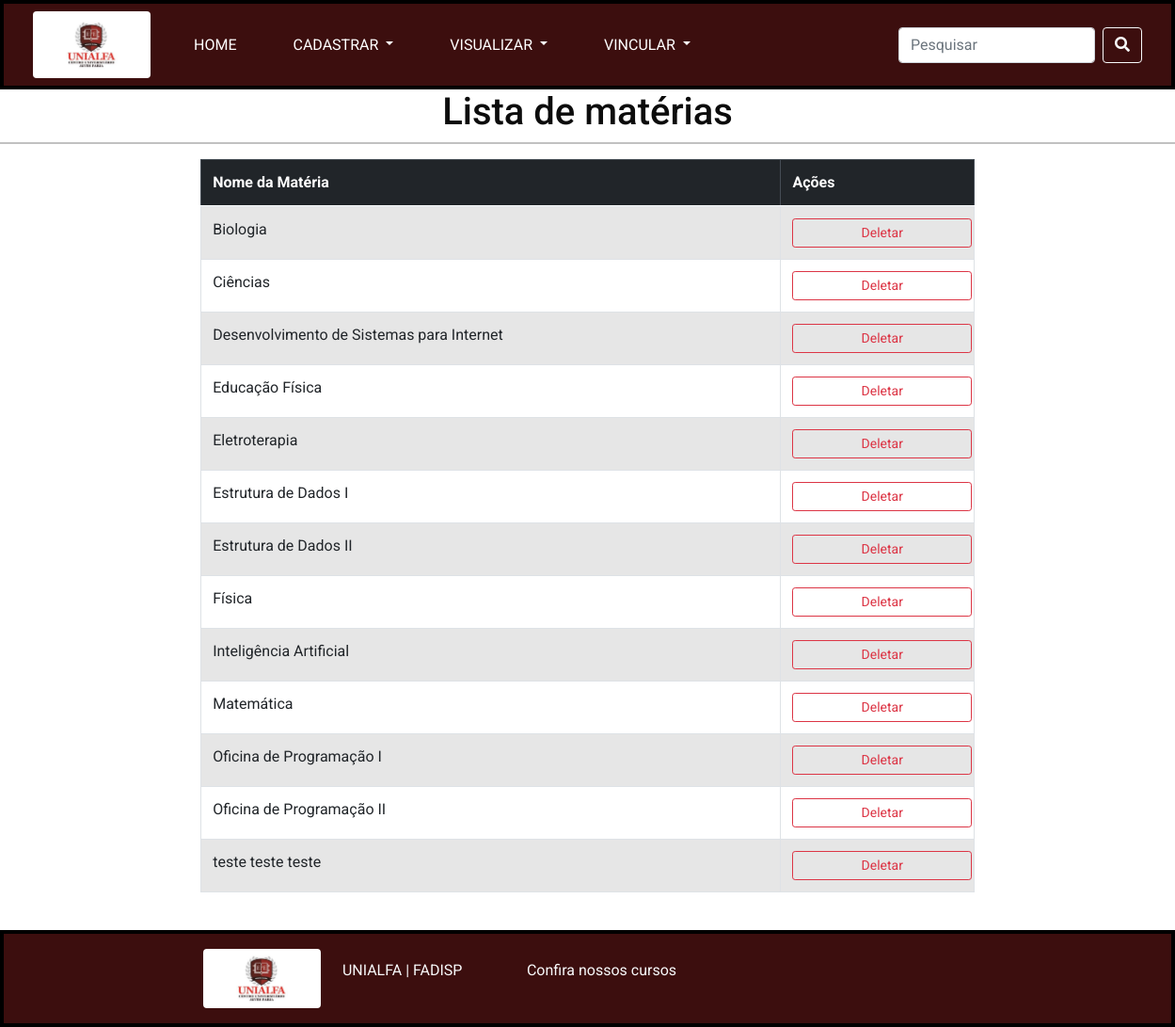
The app's page /listar_materia/, older data.
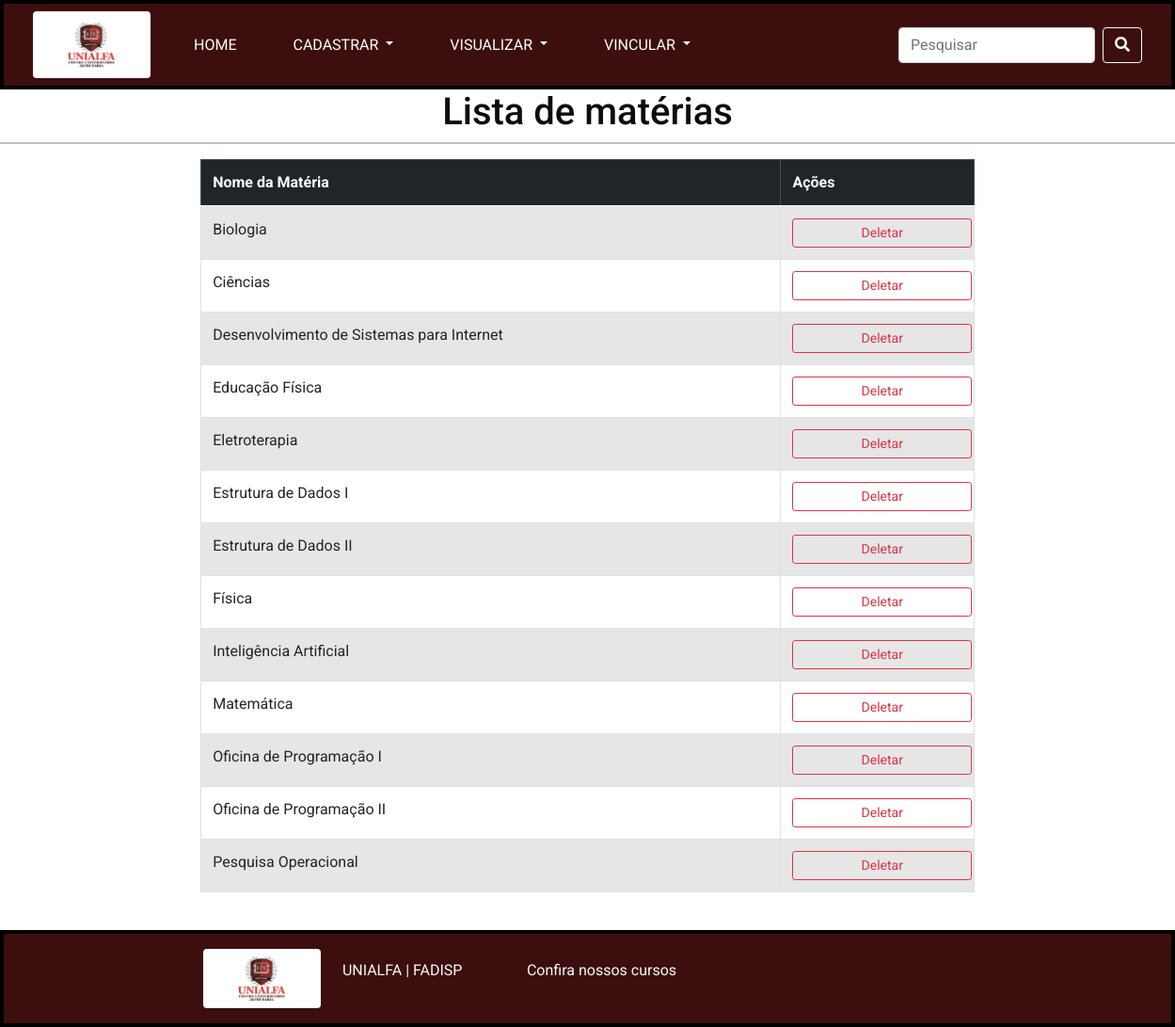
The same page, newer data.
### app_qts/models.py (models this page shows)
class Materia(models.Model):
    id_materia = models.AutoField(primary_key=True)
    nome = models.TextField(max_length=255)

### app_qts/views.py (the view)
# urls.py: path('listar_materia/',views.listar_materia,name="listar_materia"),
def listar_materia(request):
    todas_materias = Materia.objects.all() # Objetos materias
    todas_materias_ordenadas = [] # receberá as materias ordenadas
    tabela_materias = [] # Receberá a tabela a ser mostrada no tamplate
    for mat in todas_materias:
        todas_materias_ordenadas.append(str(mat.nome))
    todas_materias_ordenadas = ordena_nomes_quickSort(todas_materias_ordenadas)
    print(f'Lista de materias ordenada: \n  {todas_materias_ordenadas}')
    for mat_ord in todas_materias_ordenadas:
        for mat in todas_materias: # Comparar as materias ordenadas para mostrar os objetos
            if str(mat_ord) == str(mat.nome):
                tabela_materias.append({
                    'id_materia': mat.id_materia,
                    'nome': mat.nome
                })
    context = {'tabela_materias': tabela_materias}
    return render(request,'qts/listagem/materias.html',context)

### app_qts/views.py (called while the page is built)
def ordena_nomes_quickSort(array_list):
    if len(array_list) <= 1:
        return array_list
    pivo = array_list[0]
    menores = [x for x in array_list[1:] if x < pivo]
    iguais = [x for x in array_list[1:] if x == pivo]
    maiores = [x for x in array_list[1:] if x > pivo]
    return ordena_nomes_quickSort(menores) + [pivo] + iguais + ordena_nomes_quickSort(maiores)

### app_qts/templates/qts/listagem/materias.html
{% extends 'qts/base.html' %}
{% block conteudo %}
<div class="row text-center">
    <h1>Lista de matérias</h1><hr>
</div>
<div class="row">
    <div class="col cor-padrao-pagina"></div>
    <div class="col-8 justify-content-center">
        <table class="table table-bordered table-striped table-hover professor-column">
            <tr>
                <thead class="table-dark">
                    <th class="col-9">Nome da Matéria</th>
                    <th>Ações</th>
                </thead>
            </tr>
            {% for materia in tabela_materias %}
                <tr>
                    <td>{{materia.nome}}</td>
                    <td>
                        {% if materia.id_materia %}
                            <a href=" {% url 'deletar_materia' materia.id_materia %} "
                                class="btn btn-outline-danger btn-sm"
                                style="padding-left: 40%; padding-right: 40%;">
                                    Deletar
                            </a>
                        {% endif %}
                    </td>
                </tr>
            {% endfor %}
        </table>
    </div>
    <div class="col cor-padrao-pagina"></div>
</div>
{% endblock %}

Row changes from the older to the newer data that the page shows:
removed Materia: nome "teste teste teste"
added Materia: nome "Pesquisa Operacional"
Text that changed along with them:
new list line: "Deletar"
list line gone: "Deletar"
